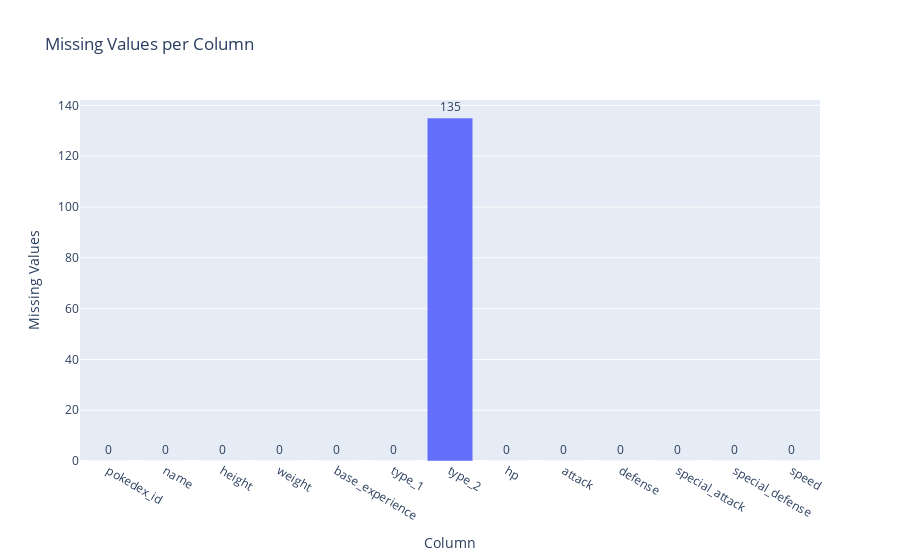

Notebook cell for this chart:
### Code cell
# plt.figure(figsize=(10,4))
# sns.heatmap(df.isnull(), cbar=False)
# plt.title("Missing Values in Pokémon Dataset")
# plt.show()
# Missing Values Analysis (Interactive)
missing_df = df.isnull().sum().reset_index()
missing_df.columns = ["Column", "Missing Values"]

fig = px.bar(
    missing_df,
    x="Column",
    y="Missing Values",
    text="Missing Values",
    title="Missing Values per Column"
)

fig.update_traces(textposition="outside")
fig.show()

### Figure 1 — Plotly figure (JSON) as saved in the notebook; plotly's stock layout.template omitted (floating-point values rounded to 4 significant figures)
{"data": [{"hovertemplate": "Column=%{x}<br>Missing Values=%{text}<extra></extra>", "legendgroup": "", "marker": {"color": "#636efa", "pattern": {"shape": ""}}, "name": "", "orientation": "v", "showlegend": false, "text": [0.0, 0.0, 0.0, 0.0, 0.0, 0.0, 135.0, 0.0, 0.0, 0.0, 0.0, 0.0, 0.0], "textposition": "outside", "type": "bar", "x": ["pokedex_id", "name", "height", "weight", "base_experience", "type_1", "type_2", "hp", "attack", "defense", "special_attack", "special_defense", "speed"], "xaxis": "x", "y": [0, 0, 0, 0, 0, 0, 135, 0, 0, 0, 0, 0, 0], "yaxis": "y"}], "layout": {"barmode": "relative", "legend": {"tracegroupgap": 0}, "title": {"text": "Missing Values per Column"}, "xaxis": {"anchor": "y", "domain": [0, 1], "title": {"text": "Column"}}, "yaxis": {"anchor": "x", "domain": [0, 1], "title": {"text": "Missing Values"}}}}
